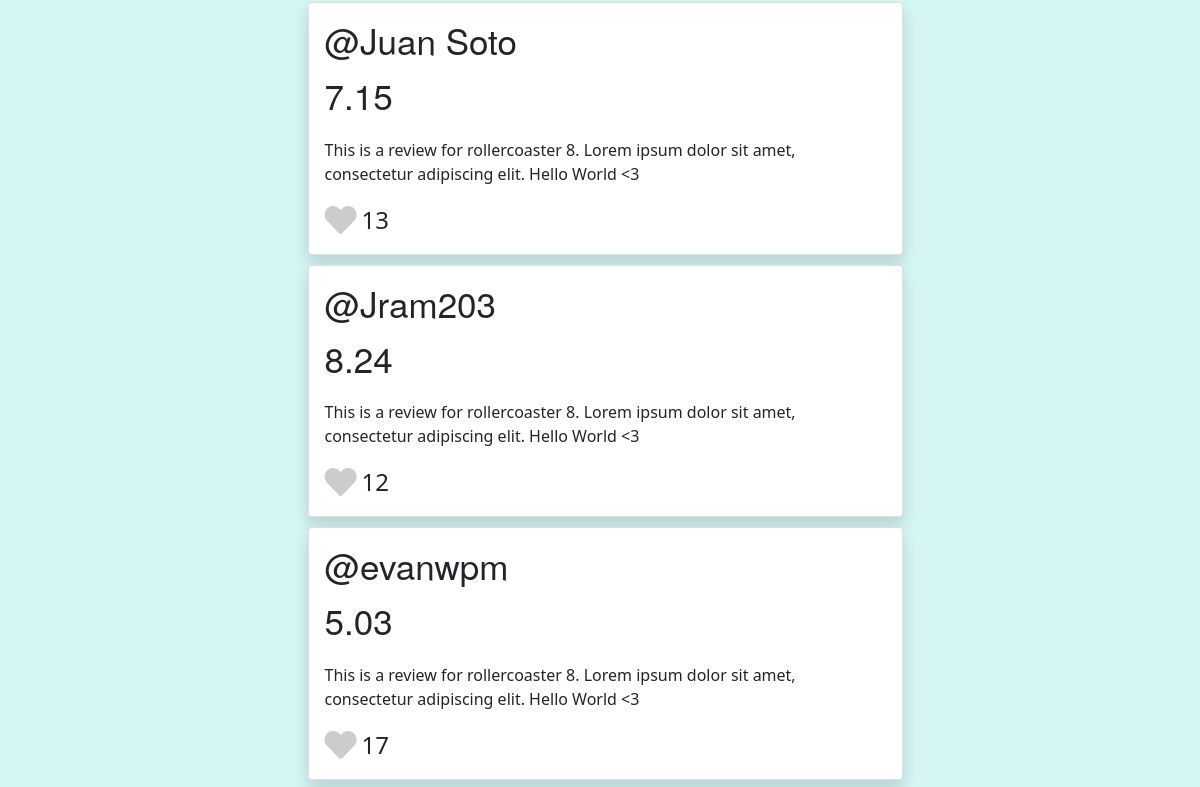
Before: /rollercoaster/8 (middle part) with the older database file.
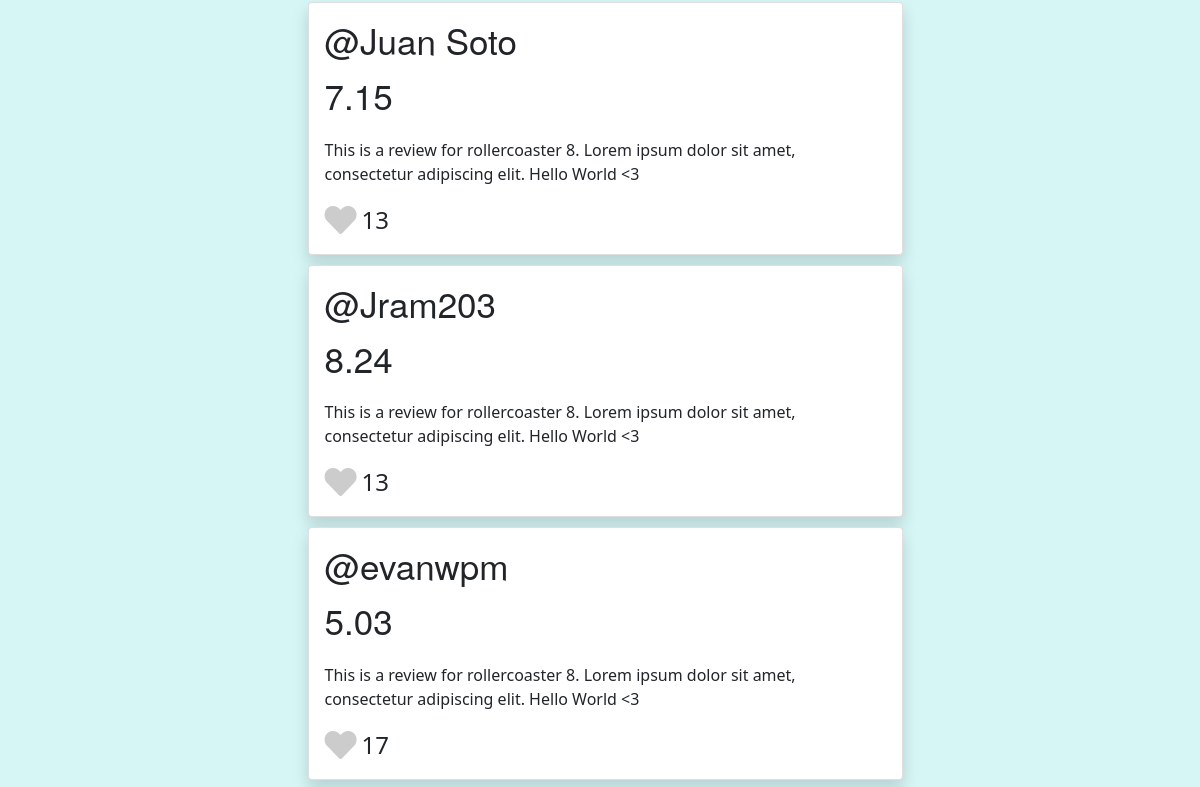
After: the same page with the newer database file.
### app/models.py (models this page shows)
class Review(db.Model):
    id = db.Column(db.Integer, primary_key=True)
    user_id = db.Column(db.Integer, db.ForeignKey('user.id'), nullable=False)
    rollercoaster_id = db.Column(db.Integer, db.ForeignKey('rollercoaster.id'), nullable=False)
    rating = db.Column(db.Float)
    review_text = db.Column(db.String(400))
    likes = db.Column(db.Integer)
    user = db.relationship('User', backref=db.backref('user_reviews', lazy=True))
    rollercoaster = db.relationship('Rollercoaster', backref=db.backref('coaster_reviews', lazy=True))

class User(UserMixin, db.Model):
    id = db.Column(db.Integer, primary_key=True)
    password = db.Column(db.String(100))
    name = db.Column(db.String(100))
    reviews = db.relationship('Review', lazy=True, back_populates='user')

### app/main.py (the view)
@main.route('/rollercoaster/<rc_id>')
def rollercoaster_page(rc_id):
    rollercoaster = models.Rollercoaster.query.filter_by(id=rc_id).first()
    if rollercoaster:
        average_score = get_average_score(rollercoaster.id)
        reviews = rollercoaster.coaster_reviews
        return render_template('rollercoaster.html', rollercoaster=rollercoaster, average_score=average_score, reviews=reviews)
    else:
        return render_template('404.html')

### app/db_manager.py (called while the page is built)
def get_average_score(rollercoaster_id):
        average_score = (
            db.session.query(func.avg(models.Review.rating))
            .join(models.Review.rollercoaster)
            .filter(models.Review.rollercoaster_id == rollercoaster_id)
            .first()
        )[0]
        average_score = round(average_score,2)
        return average_score

### app/templates/rollercoaster.html (shortened to what this page needs)
{% extends "base.html" %}
{% block content %}
<div class="page_container_c">
  <div class="review_container">
    {% for review in reviews%}
    <div class="card card-hover shadow bg-white rounded" style="width: 100%;" onclick="open_profile({{review.user.id}})">
      <div class="card-body">
          <h5 style="font-size: 35px; font-family: Walfork, Walsheim, Helvetica Neue, Helvetica, Arial, sans-serif;"
              class="card-title">@{{ review.user.name}}</h5>
          {% if review.rating > 8.5%}
          <p style="font-weight: bold; color: #ff9933cb; font-size: 35px; font-family: Walfork, Walsheim, Helvetica Neue, Helvetica, Arial, sans-serif;"
              class="card-text"> {{ review.rating }}</p>
          {% else %}
          <p style="font-size: 35px; font-family: Walfork, Walsheim, Helvetica Neue, Helvetica, Arial, sans-serif;"
              class="card-text"> {{ review.rating }}</p>
          {% endif %}
          <p class="card-text">{{ review.review_text}}</p>
          <div style="display: flex; align-items: center; gap:5px;">
            <div style="font-size: 2rem;" id="{{review.id}}-icon" class="like-icon fa-lg" onclick="add_like(event, {{review.id}})"><i class="fas fa-heart"></i></div>
            <span style="font-size: 1.5rem;" id="{{review.id}}-likes">{{review.likes}}</span>
          </div>
      </div>
  </div>
    {% endfor %}
  </div>
</div>
{% endblock %}

### app/templates/base.html (shortened to what this page needs)
<html lang="en">
<head>
    <link href="https://cdn.jsdelivr.net/npm/bootstrap@5.1.3/dist/css/bootstrap.min.css" rel="stylesheet"
>
    <link rel="stylesheet" href="/static/styles.css">
    <link rel="stylesheet" href="https://cdnjs.cloudflare.com/ajax/libs/font-awesome/5.15.3/css/all.min.css" />
</head>
<body>
    <div>
        {% block content %}{% endblock %}
    </div>
</body>
</html>

### app/static/styles.css (style rules this page uses)
.page_container_c { padding-top: 10px; display: flex; align-items: center; justify-content: center; flex-direction: column; margin-left: 10px; }
.review_container { display: flex; flex-direction: column; gap: 10px; padding-top: 5px; flex-grow: 1; width: 50%; }
body { background-color: #d6f5f5; }
.like-icon { color: #ccc; cursor: pointer; }

Changed rows visible on the page:
changed Review "Jram203": likes "12" → "13"
